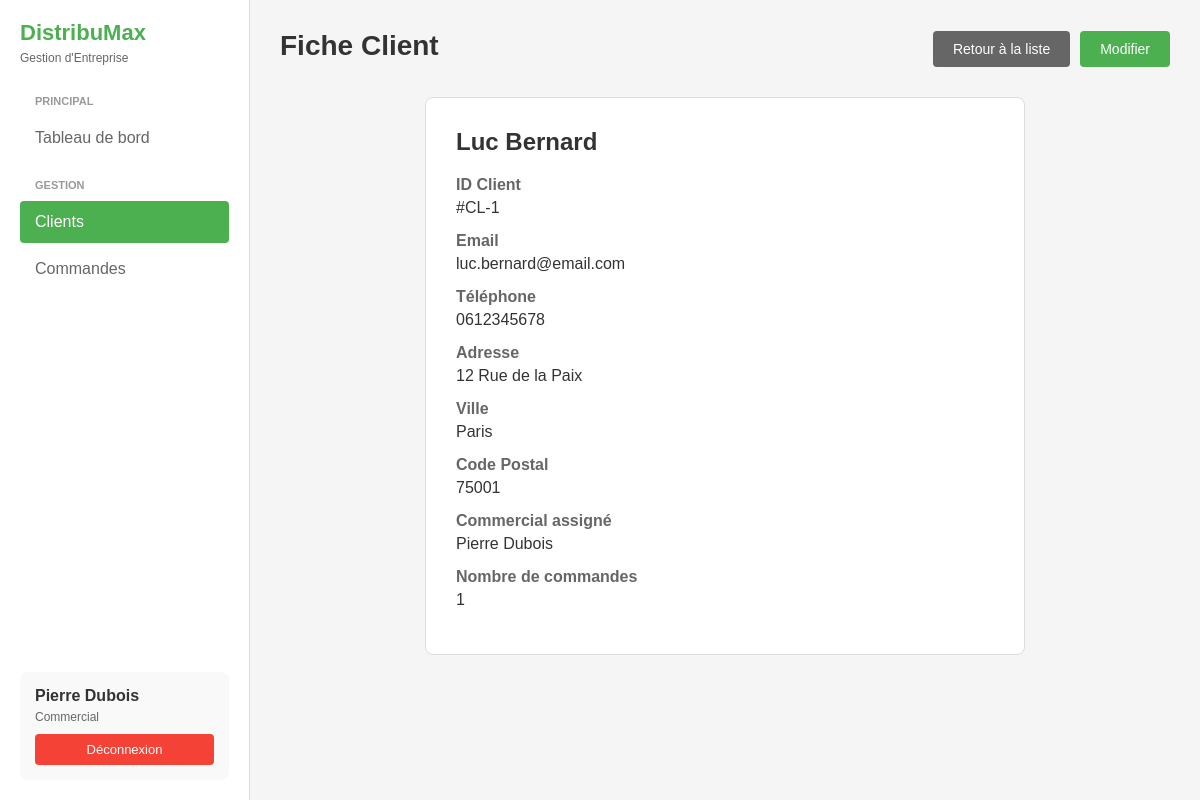
Screenshot of /pages/clients.php?action=view&id=1 (signed in) with the database file from the repository.
### tables this page shows
CREATE TABLE IF NOT EXISTS clients (
    id INT AUTO_INCREMENT PRIMARY KEY,
    nom VARCHAR(100) NOT NULL,
    prenom VARCHAR(100) NOT NULL,
    email VARCHAR(150) NOT NULL UNIQUE,
    telephone VARCHAR(20),
    adresse TEXT,
    ville VARCHAR(100),
    code_postal VARCHAR(10),
    commercial_id INT,
    actif BOOLEAN DEFAULT TRUE,
    created_at TIMESTAMP DEFAULT CURRENT_TIMESTAMP,
    updated_at TIMESTAMP DEFAULT CURRENT_TIMESTAMP ON UPDATE CURRENT_TIMESTAMP,
    FOREIGN KEY (commercial_id) REFERENCES utilisateurs(id) ON DELETE SET NULL,
    INDEX idx_commercial (commercial_id)
);

### config/Database.php (called while the page is built, shortened)
<?php
class Database {
    private static $instance = null;
    private $connection;
    private $host = 'localhost';
    private $dbname = 'gestion_distribution';
    private $username = 'root';
    private $password = '';
    private $charset = 'utf8mb4';
    private function __construct() {
        try {
            $dsn = "mysql:host={$this->host};dbname={$this->dbname};charset={$this->charset}";
            $options = [
                PDO::ATTR_ERRMODE            => PDO::ERRMODE_EXCEPTION,
                PDO::ATTR_DEFAULT_FETCH_MODE => PDO::FETCH_ASSOC,
                PDO::ATTR_EMULATE_PREPARES   => false,
            ];
            $this->connection = new PDO($dsn, $this->username, $this->password, $options);
        } catch (PDOException $e) {
            die("Erreur de connexion à la base de données : " . $e->getMessage());
        }
    }
    public static function getInstance() {
        if (self::$instance === null) {
            self::$instance = new self();
        }
        return self::$instance;
    }
    public function getConnection() {
        return $this->connection;
    }
}

### controllers/ClientController.php (called while the page is built, shortened)
<?php
require_once __DIR__ . '/../models/Client.php';
require_once __DIR__ . '/../config/Database.php';
class ClientController {
    private $clientModel;
    private $db;
    private $action = 'list';
    private $clientId = null;
    private $clientData = null;
    public function __construct() {
        $this->clientModel = new Client();
        $this->db = Database::getInstance()->getConnection();
    }
    public function handleRequest(): void {
        $this->action = $_GET['action'] ?? 'list';
        $this->clientId = $_GET['id'] ?? null;
        $this->loadData();
    }
    public function getCommandesCount(int $clientId): int {
        try {
            $sql = "SELECT COUNT(*) as count FROM commandes WHERE client_id = :client_id";
            $stmt = $this->db->prepare($sql);
            $stmt->execute([':client_id' => $clientId]);
            $result = $stmt->fetch();
            return $result['count'] ?? 0;
        } catch (Exception $e) {
            return 0;
        }
    }
    private function loadData(): void {
        if (in_array($this->action, ['edit', 'view']) && $this->clientId) {
            $this->clientData = $this->clientModel->read($this->clientId);
        }
        $this->clients = $this->clientModel->getAll();
    }
    public function getAction(): string { return $this->action; }
    public function getClientData(): ?array { return $this->clientData; }
}

### models/Client.php (called while the page is built, shortened)
<?php
require_once __DIR__ . '/../config/Database.php';
class Client {
    private $db;
    public function __construct() {
        $this->db = Database::getInstance()->getConnection();
    }
    public function read($id) {
        try {
            $sql = "SELECT c.*, CONCAT(u.prenom, ' ', u.nom) as commercial_nom
                    FROM clients c
                    LEFT JOIN utilisateurs u ON c.commercial_id = u.id
                    WHERE c.id = :id AND c.actif = 1";
            $stmt = $this->db->prepare($sql);
            $stmt->execute([':id' => $id]);
            return $stmt->fetch();
        } catch (PDOException $e) {
            error_log("Erreur lecture client: " . $e->getMessage());
            return false;
        }
    }
    public function getAll() {
        try {
            $sql = "SELECT c.*, CONCAT(u.prenom, ' ', u.nom) as commercial_nom
                    FROM clients c
                    LEFT JOIN utilisateurs u ON c.commercial_id = u.id
                    WHERE c.actif = 1
                    ORDER BY c.nom, c.prenom";
            $stmt = $this->db->query($sql);
            return $stmt->fetchAll();
        } catch (PDOException $e) {
            error_log("Erreur récupération clients: " . $e->getMessage());
            return [];
        }
    }
}

### pages/clients.php (the view, shortened to what this page needs)
<?php
require_once __DIR__ . '/../controllers/ClientController.php';
$controller = new ClientController();
$controller->handleRequest();
$action = $controller->getAction();
$clientData = $controller->getClientData();
$clients = $controller->getClients();
$search = $controller->getSearch();
require_once __DIR__ . '/../includes/header.php';
?>
<?php if ($action === 'list'): ?>
    <div class="header">
        <h1>Gestion des Clients</h1>
        <div class="header-buttons">
            <a href="clients.php?action=add" class="btn-primary">+ Ajouter un Client</a>
        </div>
    </div>
    <div class="toolbar">
        <form method="GET" action="" class="search-box">
            <input type="text" name="search" placeholder="Rechercher par nom, email, ville..." value="<?php echo htmlspecialchars($search); ?>">
            <button type="submit" class="filter-btn">Rechercher</button>
        </form>
    </div>
    <div class="table-container">
        <table>
            <thead>
                <tr>
                    <th>Client</th>
                    <th>Email</th>
                    <th>Téléphone</th>
                    <th>Ville</th>
                    <th>Commandes</th>
                    <th>Statut</th>
                    <th>Actions</th>
                </tr>
            </thead>
            <tbody>
                <?php if (empty($clients)): ?>
                    <tr>
                        <td colspan="7" style="text-align: center; color: #666;">Aucun client trouvé</td>
                    </tr>
                <?php else: ?>
                    <?php foreach ($clients as $client): ?>
                        <tr>
                            <td>
                                <div class="client-name"><?php echo htmlspecialchars($client['prenom'] . ' ' . $client['nom']); ?></div>
                                <div class="client-id">ID: #CL-<?php echo htmlspecialchars($client['id']); ?></div>
                            </td>
                            <td><?php echo htmlspecialchars($client['email']); ?></td>
                            <td><?php echo htmlspecialchars($client['telephone'] ?? '-'); ?></td>
                            <td><?php echo htmlspecialchars($client['ville'] ?? '-'); ?></td>
                            <td><?php echo $controller->getCommandesCount($client['id']); ?></td>
                            <td><span class="badge active">Actif</span></td>
                            <td>
                                <div class="actions">
                                    <a href="clients.php?action=view&id=<?php echo $client['id']; ?>" class="btn-icon" title="Voir">👁️</a>
                                    <a href="clients.php?action=edit&id=<?php echo $client['id']; ?>" class="btn-icon" title="Modifier">✏️</a>
                                    <form method="POST" action="" style="display: inline;" onsubmit="return confirm('Êtes-vous sûr de vouloir supprimer ce client?');">
                                        <input type="hidden" name="action" value="delete">
                                        <input type="hidden" name="id" value="<?php echo $client['id']; ?>">
                                        <button type="submit" class="btn-icon" title="Supprimer">🗑️</button>
                                    </form>
                                </div>
                            </td>
                        </tr>
                    <?php endforeach; ?>
                <?php endif; ?>
            </tbody>
        </table>
        <div class="pagination">
            <div class="pagination-info">
                Affichage de <?php echo count($clients); ?> clients
            </div>
        </div>
    </div>
<?php elseif ($action === 'view' && $clientData): ?>
    <div class="header">
        <h1>Fiche Client</h1>
        <div class="header-buttons">
            <a href="clients.php" class="btn-secondary">Retour à la liste</a>
            <a href="clients.php?action=edit&id=<?php echo $clientData['id']; ?>" class="btn-primary">Modifier</a>
        </div>
    </div>
    <div class="client-card">
        <h2><?php echo htmlspecialchars($clientData['prenom'] . ' ' . $clientData['nom']); ?></h2>
        <div class="client-info">
            <label>ID Client</label>
            <span>#CL-<?php echo htmlspecialchars($clientData['id']); ?></span>
        </div>
        <div class="client-info">
            <label>Email</label>
            <span><?php echo htmlspecialchars($clientData['email']); ?></span>
        </div>
        <div class="client-info">
            <label>Téléphone</label>
            <span><?php echo htmlspecialchars($clientData['telephone'] ?? '-'); ?></span>
        </div>
        <div class="client-info">
            <label>Adresse</label>
            <span><?php echo htmlspecialchars($clientData['adresse'] ?? '-'); ?></span>
        </div>
        <div class="client-info">
            <label>Ville</label>
            <span><?php echo htmlspecialchars($clientData['ville'] ?? '-'); ?></span>
        </div>
        <div class="client-info">
            <label>Code Postal</label>
            <span><?php echo htmlspecialchars($clientData['code_postal'] ?? '-'); ?></span>
        </div>
        <div class="client-info">
            <label>Commercial assigné</label>
            <span><?php echo htmlspecialchars($clientData['commercial_nom'] ?? '-'); ?></span>
        </div>
        <div class="client-info">
            <label>Nombre de commandes</label>
            <span><?php echo $controller->getCommandesCount($clientData['id']); ?></span>
        </div>
    </div>
<?php endif; ?>
<?php require_once __DIR__ . '/../includes/footer.php'; ?>

### pages/styles/dashboard.css (style rules this page uses)
* { margin: 0; padding: 0; box-sizing: border-box; }
body { font-family: Arial, sans-serif; background: #f5f5f5; }
.header h1 { color: #333; font-size: 28px; margin-bottom: 5px; }

### pages/styles/clients.css (style rules this page uses)
.header { display: flex; justify-content: space-between; align-items: center; margin-bottom: 30px; }
.header h1 { color: #333; font-size: 28px; }
.header-buttons { display: flex; gap: 10px; }
.btn-primary { padding: 10px 20px; background: #4caf50; color: white; border: none; border-radius: 4px; font-size: 14px; cursor: pointer; text-decoration: none; display: inline-block; }
.btn-secondary { padding: 10px 20px; background: #666; color: white; border: none; border-radius: 4px; font-size: 14px; cursor: pointer; text-decoration: none; display: inline-block; }
.client-card { background: white; padding: 30px; border-radius: 8px; border: 1px solid #ddd; max-width: 600px; margin: 0 auto; }
.client-card h2 { margin-bottom: 20px; color: #333; }
.client-info { margin-bottom: 15px; }
.client-info label { font-weight: 600; color: #666; display: block; margin-bottom: 5px; }
.client-info span { color: #333; font-size: 16px; }

### rows the page displays
clients: prenom+nom "Luc Bernard", id "1", email "luc.bernard@email.com", telephone "0612345678", adresse "12 Rue de la Paix", ville "Paris", code_postal "75001"

### other values shown
$_SESSION['user_prenom'] . ' ' . $_SESSION['user_nom'] "Pierre Dubois"
$_SESSION['user_role'] "Commercial"
$clientData['commercial_nom'] "Pierre Dubois"
